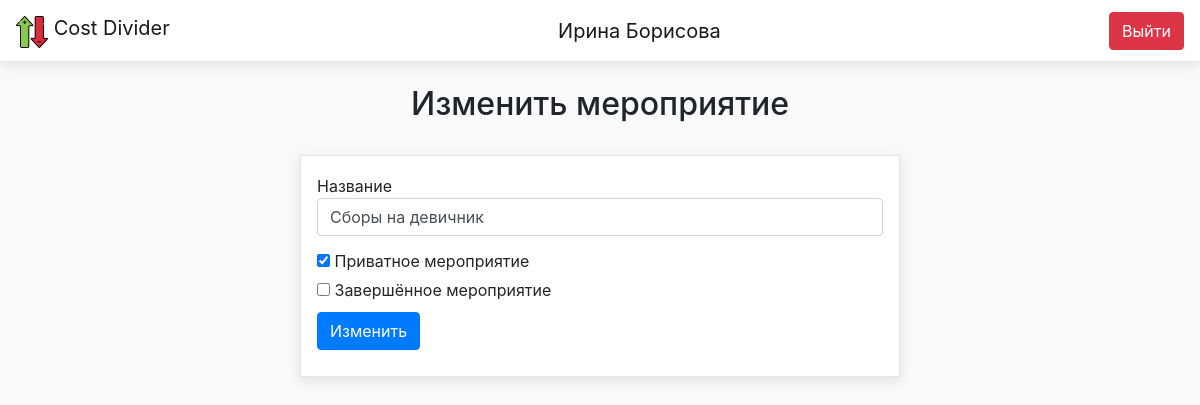
The page /events/edit/8 (signed in) on the database as committed earlier.
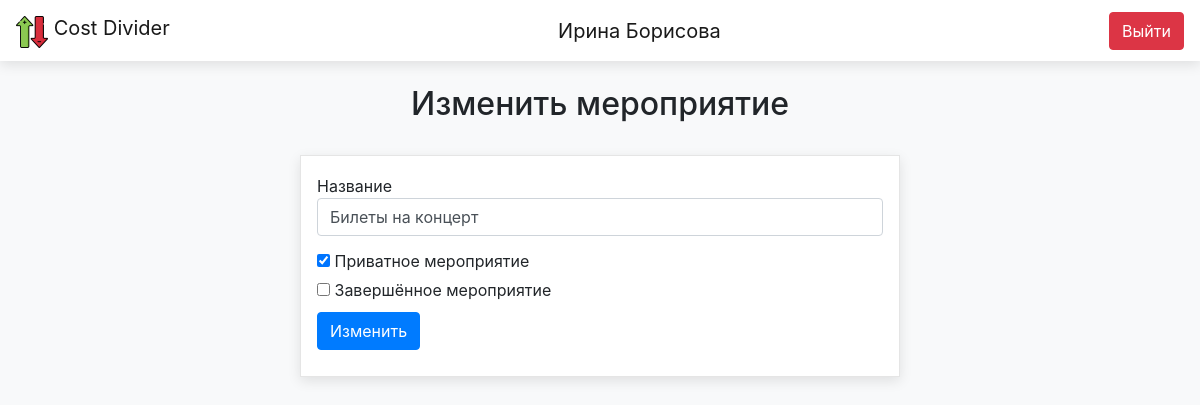
The same page on the database as committed later.
### data/events.py (models this page shows, shortened)
class Event(SqlAlchemyBase, SerializerMixin):
    __tablename__ = "events"
    id = sqlalchemy.Column(sqlalchemy.Integer, primary_key=True, autoincrement=True)
    title = sqlalchemy.Column(sqlalchemy.String)
    manager_id = sqlalchemy.Column(sqlalchemy.Integer, sqlalchemy.ForeignKey("users.id"))
    is_private = sqlalchemy.Column(sqlalchemy.Boolean)
    is_done = sqlalchemy.Column(sqlalchemy.Boolean)
    members = orm.relationship("User", secondary="members", back_populates="events")
    money_list = orm.relationship("Money", back_populates="event")
    sums_dict = {}
    sums_total_dict = {}
    pays_list = []

### blueprints/events_bp.py (the view, shortened to what this page needs)
@blueprint.route("/events/edit/<int:event_id>", methods=['GET', 'POST'])
@login_required
def edit_event(event_id):
    params = {
        'app_name': APP_NAME,
    }
    session = db_session.create_session()
    event = session.query(Event).get(event_id)
    if not event:
        params['error'] = f'Мероприятия с id {event_id} не существует'
        return render_template("base.html", **params)
    form = EditEventForm()
    params['title'] = "Изменить мероприятие"
    params['form'] = form
    if request.method == 'GET':
        form.title.data = event.title
        form.is_private.data = event.is_private
        form.is_done.data = event.is_done
    return render_template("event_form.html", **params)

### forms/events_forms.py
class EditEventForm(EventForm):
    submit = SubmitField('Изменить')

### data/db_session.py (called while the page is built)
def create_session() -> Session:
    global __factory
    return __factory()

### data/users.py (called while the page is built)
    def get_full_name(self):
        return f"{self.name} {self.surname}"

### main.py (called while the page is built)
@login_manager.user_loader
def load_user(user_id):
    session = db_session.create_session()
    return session.query(User).get(user_id)

### templates/event_form.html (shortened to what this page needs)
{% extends "base.html" %}
{% block content %}
    <div class="form-container">
        <div class="general-block form-block">
            <form action="" method="post">
                <div>
                    {{ form.title.label }}<br>
                    {{ form.title(class="form-control") }}<br>
                </div>
                <div>{{ form.is_private() }} {{ form.is_private.label }}</div>
                <div>{{ form.is_done() }} {{ form.is_done.label }}</div>
                <div>{{ form.submit(type="submit", class="btn btn-primary") }}</div>
            </form>
        </div>
    </div>
{% endblock %}

Rows that differ between the two databases and show on the page:
changed Event: title "Сборы на девичник" → "Билеты на концерт"
